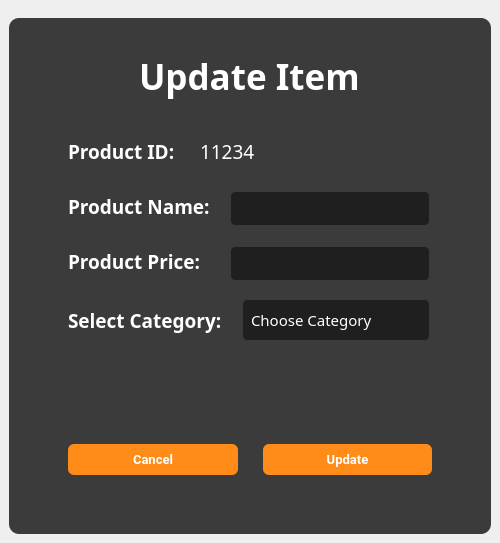
<?xml version="1.0" encoding="UTF-8"?>
<ui version="4.0">
 <class>MainWindow</class>
 <widget class="QMainWindow" name="MainWindow">
  <property name="geometry">
   <rect>
    <x>0</x>
    <y>0</y>
    <width>500</width>
    <height>543</height>
   </rect>
  </property>
  <property name="windowTitle">
   <string>MainWindow</string>
  </property>
  <widget class="QWidget" name="centralwidget">
   <layout class="QVBoxLayout" name="verticalLayout">
    <item>
     <widget class="QWidget" name="widget" native="true">
      <property name="styleSheet">
       <string notr="true">border-radius: 10px;
</string>
      </property>
      <layout class="QVBoxLayout" name="verticalLayout_2">
       <property name="spacing">
        <number>0</number>
       </property>
       <property name="leftMargin">
        <number>0</number>
       </property>
       <property name="rightMargin">
        <number>0</number>
       </property>
       <property name="bottomMargin">
        <number>0</number>
       </property>
       <item>
        <widget class="QWidget" name="widget_2" native="true">
         <property name="styleSheet">
          <string notr="true">background-color: rgb(59, 59, 59);</string>
         </property>
         <layout class="QVBoxLayout" name="verticalLayout_3">
          <property name="topMargin">
           <number>25</number>
          </property>
          <item alignment="Qt::AlignmentFlag::AlignTop">
           <widget class="QWidget" name="widget_3" native="true">
            <property name="minimumSize">
             <size>
              <width>0</width>
              <height>50</height>
             </size>
            </property>
            <layout class="QHBoxLayout" name="horizontalLayout">
             <item alignment="Qt::AlignmentFlag::AlignHCenter">
              <widget class="QLabel" name="label_37">
               <property name="sizePolicy">
                <sizepolicy hsizetype="Expanding" vsizetype="Expanding">
                 <horstretch>0</horstretch>
                 <verstretch>0</verstretch>
                </sizepolicy>
               </property>
               <property name="font">
                <font>
                 <family>Poppins SemiBold</family>
                 <pointsize>26</pointsize>
                 <bold>true</bold>
                </font>
               </property>
               <property name="styleSheet">
                <string notr="true">QLabel{
	color:white;
}</string>
               </property>
               <property name="text">
                <string>Update Item</string>
               </property>
              </widget>
             </item>
            </layout>
           </widget>
          </item>
          <item alignment="Qt::AlignmentFlag::AlignHCenter">
           <widget class="QWidget" name="widget_4" native="true">
            <property name="sizePolicy">
             <sizepolicy hsizetype="Preferred" vsizetype="Expanding">
              <horstretch>0</horstretch>
              <verstretch>0</verstretch>
             </sizepolicy>
            </property>
            <property name="minimumSize">
             <size>
              <width>400</width>
              <height>0</height>
             </size>
            </property>
            <property name="maximumSize">
             <size>
              <width>200</width>
              <height>16777215</height>
             </size>
            </property>
            <property name="styleSheet">
             <string notr="true"/>
            </property>
            <layout class="QVBoxLayout" name="verticalLayout_4">
             <item>
              <widget class="QWidget" name="widget_102" native="true">
               <property name="minimumSize">
                <size>
                 <width>380</width>
                 <height>230</height>
                </size>
               </property>
               <property name="maximumSize">
                <size>
                 <width>360</width>
                 <height>16777215</height>
                </size>
               </property>
               <layout class="QVBoxLayout" name="verticalLayout_5">
                <property name="spacing">
                 <number>20</number>
                </property>
                <item>
                 <layout class="QHBoxLayout" name="horizontalLayout_45">
                  <item>
                   <widget class="QLabel" name="label_38">
                    <property name="maximumSize">
                     <size>
                      <width>16777215</width>
                      <height>35</height>
                     </size>
                    </property>
                    <property name="font">
                     <font>
                      <family>Poppins SemiBold</family>
                      <pointsize>14</pointsize>
                      <bold>true</bold>
                     </font>
                    </property>
                    <property name="styleSheet">
                     <string notr="true">QLabel{
	color:white;
}</string>
                    </property>
                    <property name="text">
                     <string>Product ID: </string>
                    </property>
                   </widget>
                  </item>
                  <item>
                   <widget class="QLabel" name="label_39">
                    <property name="minimumSize">
                     <size>
                      <width>0</width>
                      <height>35</height>
                     </size>
                    </property>
                    <property name="maximumSize">
                     <size>
                      <width>16777215</width>
                      <height>35</height>
                     </size>
                    </property>
                    <property name="font">
                     <font>
                      <family>Poppins Medium</family>
                      <pointsize>14</pointsize>
                      <bold>false</bold>
                     </font>
                    </property>
                    <property name="styleSheet">
                     <string notr="true">QLabel{
	color:white;
}</string>
                    </property>
                    <property name="text">
                     <string>11234</string>
                    </property>
                   </widget>
                  </item>
                  <item>
                   <spacer name="horizontalSpacer_7">
                    <property name="orientation">
                     <enum>Qt::Orientation::Horizontal</enum>
                    </property>
                    <property name="sizeHint" stdset="0">
                     <size>
                      <width>171</width>
                      <height>35</height>
                     </size>
                    </property>
                   </spacer>
                  </item>
                 </layout>
                </item>
                <item>
                 <layout class="QHBoxLayout" name="horizontalLayout_3">
                  <item>
                   <widget class="QLabel" name="label_40">
                    <property name="font">
                     <font>
                      <family>Poppins SemiBold</family>
                      <pointsize>14</pointsize>
                      <bold>true</bold>
                     </font>
                    </property>
                    <property name="styleSheet">
                     <string notr="true">QLabel{
	color:white;
}</string>
                    </property>
                    <property name="text">
                     <string>Product Name:</string>
                    </property>
                   </widget>
                  </item>
                  <item>
                   <widget class="QLineEdit" name="lineEdit_7">
                    <property name="sizePolicy">
                     <sizepolicy hsizetype="Fixed" vsizetype="Fixed">
                      <horstretch>0</horstretch>
                      <verstretch>0</verstretch>
                     </sizepolicy>
                    </property>
                    <property name="minimumSize">
                     <size>
                      <width>200</width>
                      <height>35</height>
                     </size>
                    </property>
                    <property name="maximumSize">
                     <size>
                      <width>16777215</width>
                      <height>30</height>
                     </size>
                    </property>
                    <property name="font">
                     <font>
                      <family>Poppins Medium</family>
                      <pointsize>11</pointsize>
                     </font>
                    </property>
                    <property name="styleSheet">
                     <string notr="true">QLineEdit {
    background-color: #1F1F1F;
    border: 1px solid #3B3B3B;
    border-radius: 5px;
    padding: 8px;
    color: white;
}

QLineEdit:focus {
    border-color: #FF8C18; /* Change border color when line edit is focused */
}

QLineEdit::placeholder {
    color: #808080; /* Placeholder text color */
}

QLineEdit::hover {
    background-color: #272727; /* Change background color on hover */
}
</string>
                    </property>
                   </widget>
                  </item>
                 </layout>
                </item>
                <item>
                 <layout class="QHBoxLayout" name="horizontalLayout_4">
                  <item>
                   <widget class="QLabel" name="label_57">
                    <property name="font">
                     <font>
                      <family>Poppins SemiBold</family>
                      <pointsize>14</pointsize>
                      <bold>true</bold>
                     </font>
                    </property>
                    <property name="styleSheet">
                     <string notr="true">QLabel{
	color:white;
}</string>
                    </property>
                    <property name="text">
                     <string>Product Price:</string>
                    </property>
                   </widget>
                  </item>
                  <item>
                   <widget class="QLineEdit" name="lineEdit_8">
                    <property name="sizePolicy">
                     <sizepolicy hsizetype="Fixed" vsizetype="Fixed">
                      <horstretch>0</horstretch>
                      <verstretch>0</verstretch>
                     </sizepolicy>
                    </property>
                    <property name="minimumSize">
                     <size>
                      <width>200</width>
                      <height>35</height>
                     </size>
                    </property>
                    <property name="maximumSize">
                     <size>
                      <width>16777215</width>
                      <height>30</height>
                     </size>
                    </property>
                    <property name="font">
                     <font>
                      <family>Poppins Medium</family>
                      <pointsize>11</pointsize>
                     </font>
                    </property>
                    <property name="styleSheet">
                     <string notr="true">QLineEdit {
    background-color: #1F1F1F;
    border: 1px solid #3B3B3B;
    border-radius: 5px;
    padding: 8px;
    color: white;
}

QLineEdit:focus {
    border-color: #FF8C18; /* Change border color when line edit is focused */
}

QLineEdit::placeholder {
    color: #808080; /* Placeholder text color */
}

QLineEdit::hover {
    background-color: #272727; /* Change background color on hover */
}
</string>
                    </property>
                   </widget>
                  </item>
                 </layout>
                </item>
                <item>
                 <layout class="QHBoxLayout" name="horizontalLayout_2">
                  <item>
                   <widget class="QLabel" name="label_58">
                    <property name="font">
                     <font>
                      <family>Poppins SemiBold</family>
                      <pointsize>14</pointsize>
                      <bold>true</bold>
                     </font>
                    </property>
                    <property name="styleSheet">
                     <string notr="true">QLabel{
	color:white;
}</string>
                    </property>
                    <property name="text">
                     <string>Select Category:</string>
                    </property>
                   </widget>
                  </item>
                  <item>
                   <widget class="QComboBox" name="comboBox_2">
                    <property name="font">
                     <font>
                      <family>Poppins Medium</family>
                      <pointsize>11</pointsize>
                     </font>
                    </property>
                    <property name="styleSheet">
                     <string notr="true">QComboBox {
    background-color: #1F1F1F;
    border: 1px solid #3B3B3B;
    border-radius: 5px;
    padding: 8px;
    color: white;
    min-width: 150px; /* Set minimum width */
}

QComboBox::drop-down {
    border: none;
    subcontrol-origin: padding;
    subcontrol-position: top right;
    width: 20px;
    background-color: transparent;
}

QComboBox::down-arrow {
    image: url(:/iCons/icons8-down-arrow-25.png); 
    width: 16px; 
    height: 16px;
    subcontrol-origin: padding; 
    subcontrol-position: center right; 
}


QComboBox::item {
    background-color: #1F1F1F;
	color:white;
    padding: 8px;
}
QComboBox QAbstractItemView::item {
    background-color: #272727; 
    padding: 8px;
	border-radius:5px;
	border: 1px solid #3B3B3B;
    color: white; 
}

QComboBox::item:selected {
    background-color: #FF8C18;
}

QComboBox::hover {
    background-color: #272727; 
}
QComboBox QAbstractItemView::item:hover {
    background-color: #B7B7B7;
}
</string>
                    </property>
                    <property name="currentText">
                     <string/>
                    </property>
                    <property name="placeholderText">
                     <string>Choose Category</string>
                    </property>
                    <item>
                     <property name="text">
                      <string>Coffee</string>
                     </property>
                    </item>
                    <item>
                     <property name="text">
                      <string>Non-Coffee</string>
                     </property>
                    </item>
                   </widget>
                  </item>
                 </layout>
                </item>
                <item>
                 <spacer name="verticalSpacer">
                  <property name="orientation">
                   <enum>Qt::Orientation::Vertical</enum>
                  </property>
                  <property name="sizeHint" stdset="0">
                   <size>
                    <width>20</width>
                    <height>66</height>
                   </size>
                  </property>
                 </spacer>
                </item>
               </layout>
              </widget>
             </item>
             <item>
              <widget class="QWidget" name="widget_5" native="true">
               <property name="minimumSize">
                <size>
                 <width>0</width>
                 <height>50</height>
                </size>
               </property>
               <layout class="QHBoxLayout" name="horizontalLayout_5">
                <property name="spacing">
                 <number>25</number>
                </property>
                <item>
                 <widget class="QPushButton" name="cancelUpdateBtn">
                  <property name="minimumSize">
                   <size>
                    <width>132</width>
                    <height>31</height>
                   </size>
                  </property>
                  <property name="maximumSize">
                   <size>
                    <width>16777215</width>
                    <height>31</height>
                   </size>
                  </property>
                  <property name="font">
                   <font>
                    <family>Roboto</family>
                    <pointsize>10</pointsize>
                    <bold>true</bold>
                   </font>
                  </property>
                  <property name="styleSheet">
                   <string notr="true">QPushButton {
    padding: 6px 14px;
    font-family: &quot;Roboto&quot;, sans-serif;
    border-radius: 6px;
    border: none;
    color: white;
    background: #FF8C18;
    box-shadow: 0px 0.5px 1.5px rgba(54, 122, 246, 0.25), inset 0px 0.8px 0px -0.25px rgba(255, 255, 255, 0.2);
    user-select: none;
    -webkit-user-select: none;
    touch-action: manipulation;
    transition: background-color 0.2s, box-shadow 0.2s; 
}
QPushButton::pressed {
    background-color: #B7B7B7;
    box-shadow: 0px 1px 2px rgba(0, 0, 0, 0.5) inset;
	color:black;
}
QPushButton:hover {
    background-color: #FFA54E; 
}</string>
                  </property>
                  <property name="text">
                   <string>Cancel</string>
                  </property>
                  <property name="checkable">
                   <bool>true</bool>
                  </property>
                  <property name="autoExclusive">
                   <bool>true</bool>
                  </property>
                 </widget>
                </item>
                <item>
                 <widget class="QPushButton" name="pushButton_32">
                  <property name="minimumSize">
                   <size>
                    <width>132</width>
                    <height>31</height>
                   </size>
                  </property>
                  <property name="maximumSize">
                   <size>
                    <width>16777215</width>
                    <height>31</height>
                   </size>
                  </property>
                  <property name="font">
                   <font>
                    <family>Roboto</family>
                    <pointsize>10</pointsize>
                    <bold>true</bold>
                   </font>
                  </property>
                  <property name="styleSheet">
                   <string notr="true">QPushButton {
    padding: 6px 14px;
    font-family: &quot;Roboto&quot;, sans-serif;
    border-radius: 6px;
    border: none;
    color: white;
    background: #FF8C18;
    box-shadow: 0px 0.5px 1.5px rgba(54, 122, 246, 0.25), inset 0px 0.8px 0px -0.25px rgba(255, 255, 255, 0.2);
    user-select: none;
    -webkit-user-select: none;
    touch-action: manipulation;
    transition: background-color 0.2s, box-shadow 0.2s; 
}
QPushButton::pressed {
    background-color: #B7B7B7;
    box-shadow: 0px 1px 2px rgba(0, 0, 0, 0.5) inset;
	color:black;
}
QPushButton:hover {
    background-color: #FFA54E; 
}</string>
                  </property>
                  <property name="text">
                   <string>Update</string>
                  </property>
                  <property name="checkable">
                   <bool>true</bool>
                  </property>
                  <property name="autoExclusive">
                   <bool>true</bool>
                  </property>
                 </widget>
                </item>
               </layout>
              </widget>
             </item>
             <item>
              <widget class="QWidget" name="widget_6" native="true">
               <property name="minimumSize">
                <size>
                 <width>0</width>
                 <height>25</height>
                </size>
               </property>
              </widget>
             </item>
            </layout>
           </widget>
          </item>
         </layout>
        </widget>
       </item>
      </layout>
     </widget>
    </item>
   </layout>
  </widget>
 </widget>
 <resources/>
 <connections>
  <connection>
   <sender>cancelUpdateBtn</sender>
   <signal>pressed()</signal>
   <receiver>MainWindow</receiver>
   <slot>close()</slot>
   <hints>
    <hint type="sourcelabel">
     <x>93</x>
     <y>468</y>
    </hint>
    <hint type="destinationlabel">
     <x>0</x>
     <y>481</y>
    </hint>
   </hints>
  </connection>
 </connections>
</ui>
